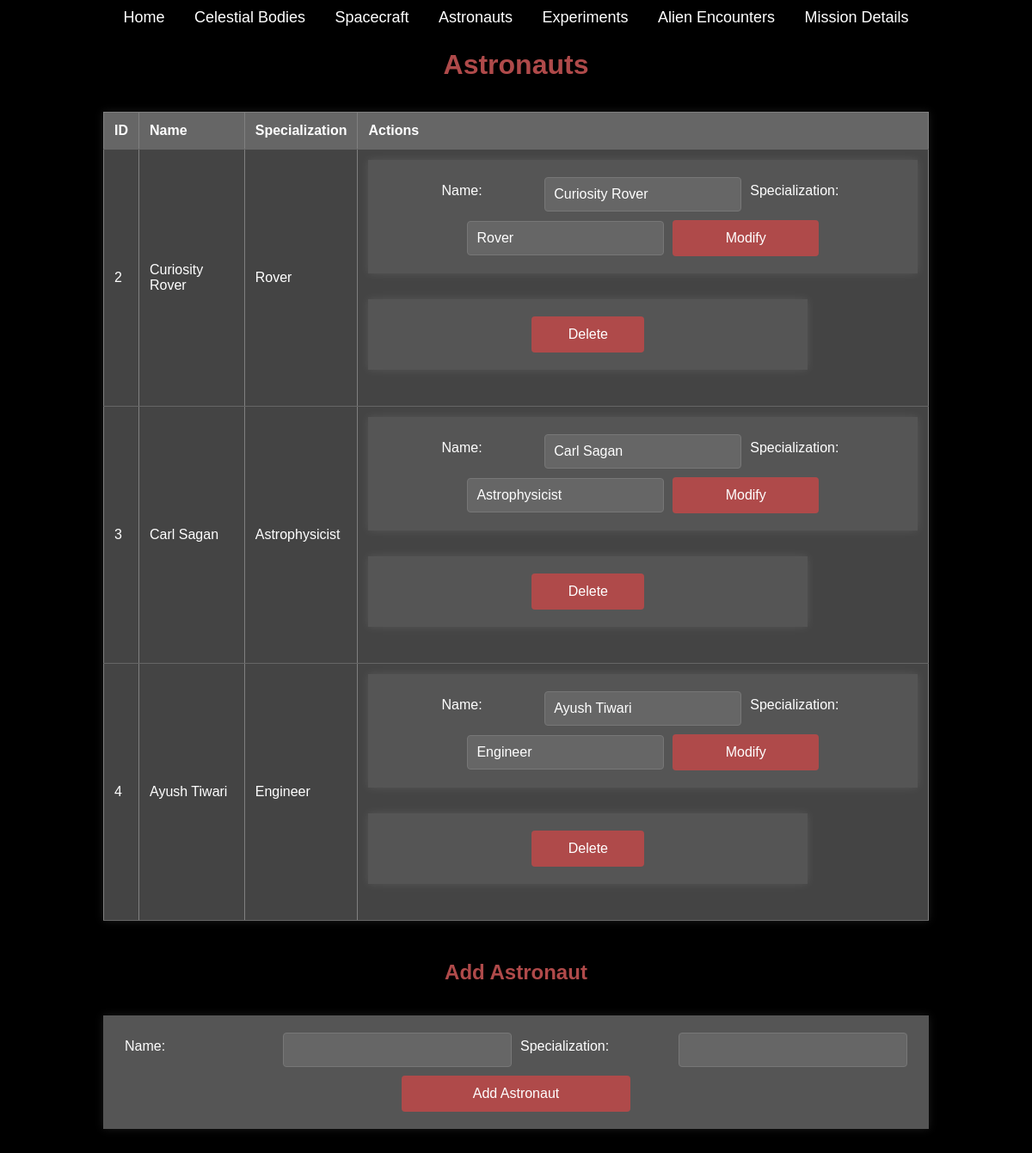
The page /astronauts on the database as committed earlier.
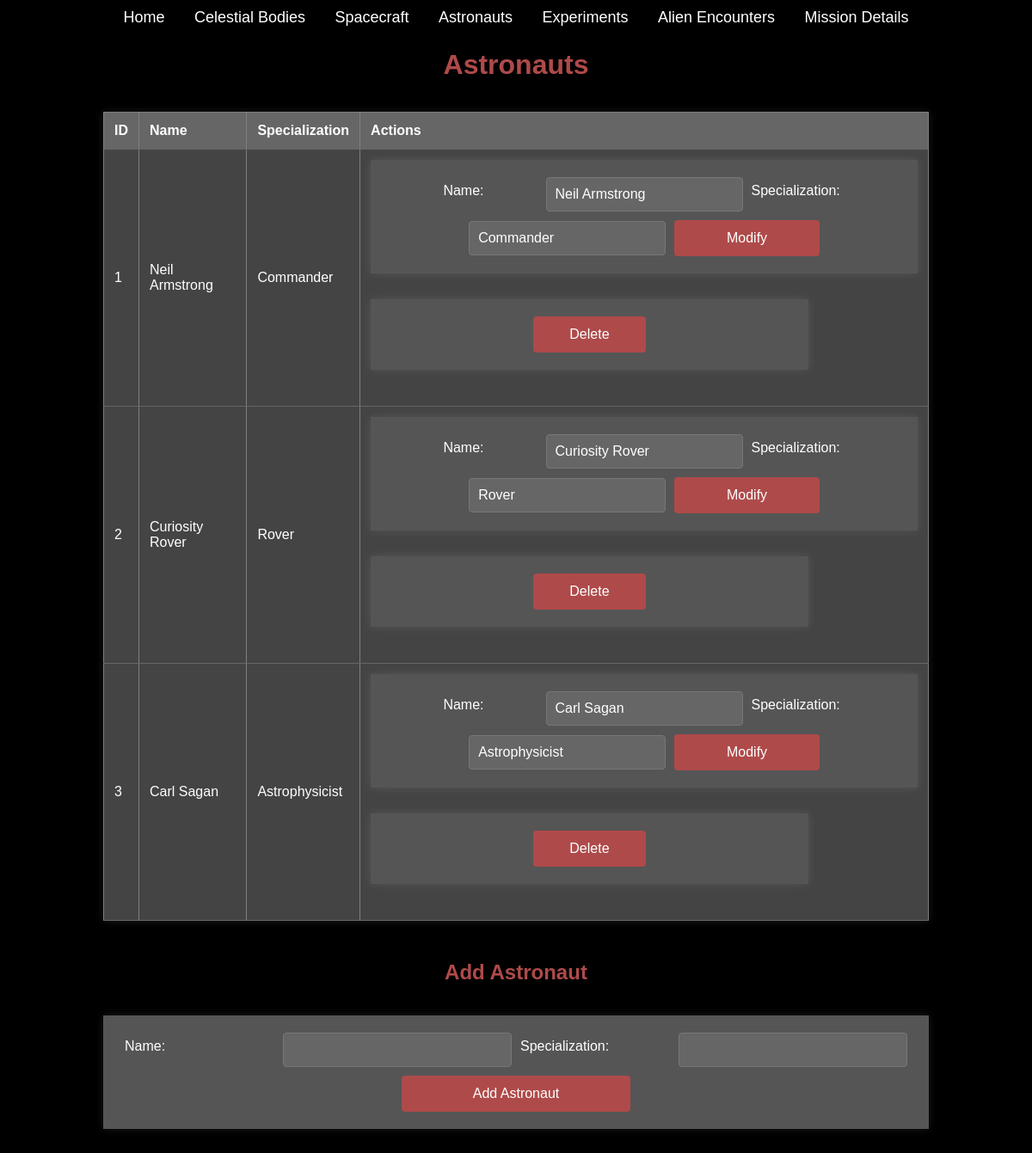
The same page on the database as committed later.
### app.py (models this page shows)
class Astronaut(db.Model):
    id = db.Column(db.Integer, primary_key=True)
    name = db.Column(db.String(50), nullable=False)
    specialization = db.Column(db.String(50), nullable=False)

### app.py (the view)
@app.route('/astronauts')
def astronauts():
    return render_template('astronauts.html', astronauts=Astronaut.query.all())

### templates/astronauts.html (shortened to what this page needs)
<!DOCTYPE html>
<html lang="en">
  <head>
    <link
      rel="stylesheet"
      href="{{ url_for('static', filename='index.css') }}"
    />
  </head>
  <body>
    <div class="navbar">
      <a href="/">Home</a>
      <a href="/celestial_bodies">Celestial Bodies</a>
      <a href="/spacecraft">Spacecraft</a>
      <a href="/astronauts">Astronauts</a>
      <a href="/experiments">Experiments</a>
      <a href="/alien_encounters">Alien Encounters</a>
      <a href="/mission_details">Mission Details</a>
    </div>
    <h1>Astronauts</h1>
    <table border="1">
      <tr>
        <th>ID</th>
        <th>Name</th>
        <th>Specialization</th>
        <th>Actions</th>
      </tr>
      {% for astronaut in astronauts %}
      <tr>
        <td>{{ astronaut.id }}</td>
        <td>{{ astronaut.name }}</td>
        <td>{{ astronaut.specialization }}</td>
        <td>
          <form
            class="modify"
            method="POST"
            action="{{ url_for('modify_astronaut', id=astronaut.id) }}"
          >
            <label for="name">Name:</label>
            <input
              type="text"
              id="name"
              name="name"
              value="{{ astronaut.name }}"
              required
            />
            <label for="specialization">Specialization:</label>
            <input
              type="text"
              id="specialization"
              name="specialization"
              value="{{ astronaut.specialization }}"
              required
            />
            <button type="submit">Modify</button>
          </form>
          <form
            method="POST"
            action="{{ url_for('delete_astronaut', id=astronaut.id) }}"
          >
            <button type="submit">Delete</button>
          </form>
        </td>
      </tr>
      {% endfor %}
    </table>
    <h2>Add Astronaut</h2>
    <form
      class="ajax-form"
      id="astronaut-form"
      action="/add_astronaut"
      method="post"
    >
      <label for="astronaut_name">Name:</label>
      <input type="text" id="astronaut_name" name="name" required />
      <label for="specialization">Specialization:</label>
      <input type="text" id="specialization" name="specialization" required />
      <button type="submit">Add Astronaut</button>
    </form>
  </body>
</html>

Rows that differ between the two databases and show on the page:
removed Astronaut: id "4", name "Ayush Tiwari", specialization "Engineer"
added Astronaut: id "1", name "Neil Armstrong", specialization "Commander"
